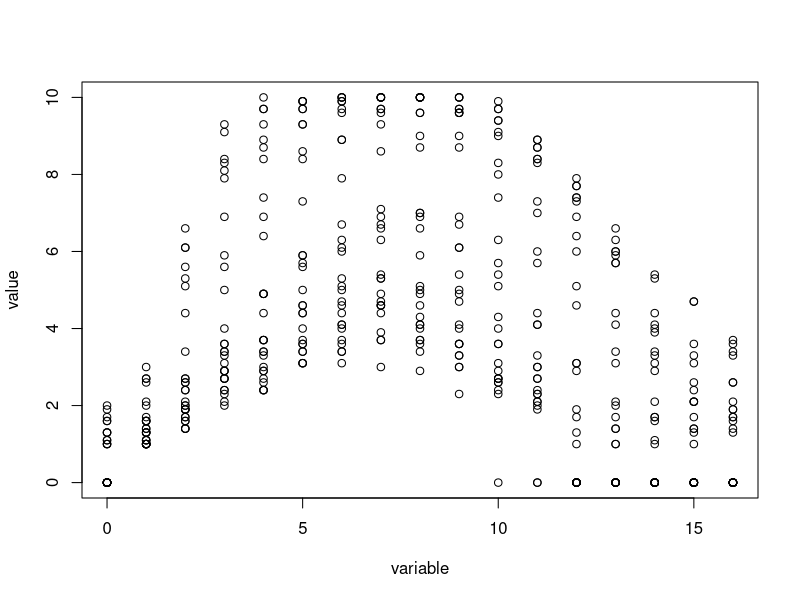
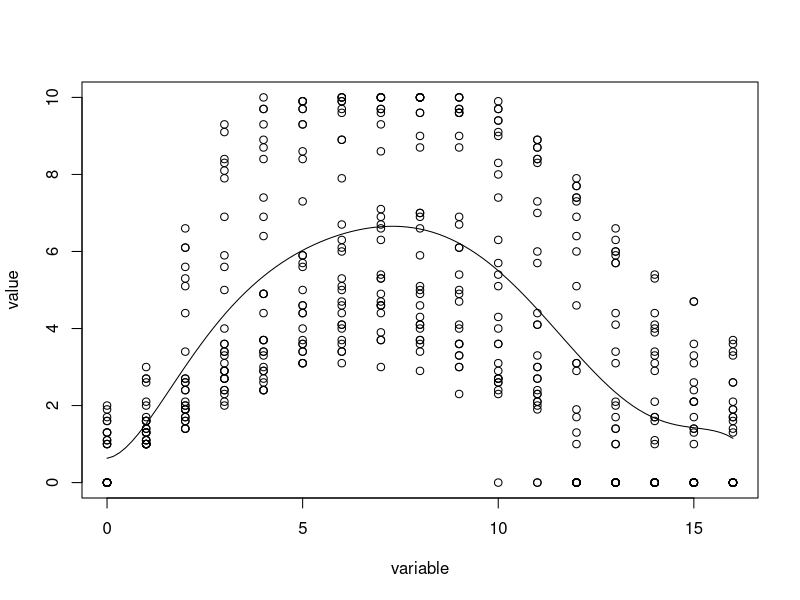

Here is the R script that generated these plots, in order:
## ---- chunk 1
# entryDF <- read.csv("https://gitlab.com/MrDahaniel/proyecto-simulacion/-/raw/main/datasets/crowdLevels.csv")
entryDF <- read.table("./datasets/crowdLevelsMagicKindom.csv", header = T)

knitr::kable(head(entryDF))
## ---- chunk 2
entryDF <- entryDF[, 2:18]

library(reshape2)
entryDF <- melt(entryDF)
entryDF$variable <- as.numeric(sub("X", "", entryDF$variable)) - 8
## ---- chunk 3
plot(entryDF)
## ---- chunk 4
lm_model <- lm(formula = value ~ poly(variable, 7, raw = TRUE), data = entryDF)
lm_model
## ---- chunk 5
model_fn <- function(x, coef) {
    y <- 0
    dg <- 0
    for (co in coef) {
        y <- y + (co * (x**dg))
        dg <- dg + 1
    }
    return(y)
}

print_model <- function(coef) {
    y <- "0"
    dg <- 0
    for (co in coef) {
        y <- paste(y, "+", co, "* (x **", dg, ")")
        dg <- dg + 1
    }
    print(y)
}
## ---- chunk 6
plot(entryDF)
curve(model_fn(x, lm_model$coefficients), from = 0, to = 16, add = TRUE)
## ---- chunk 7
print_model(lm_model$coefficients)
## ---- chunk 8
# formsDF = read.csv()
formsDF <- read.csv("./datasets/formResponses.csv")[2:10]
knitr::kable(head(formsDF))
## ---- chunk 9
preferenceDF <- formsDF[1:5]
knitr::kable(head(preferenceDF))
## ---- chunk 10
preferenceDF$PromAct <- rowMeans(preferenceDF[, c(1, 2, 4, 5)])
knitr::kable(head(preferenceDF))
## ---- chunk 11
# preferenceDF$ProbAttr <- (preferenceDF[, 3]) / (preferenceDF[, 3] + preferenceDF[, 6] * 2)
# preferenceDF$ProbAttr <- (preferenceDF[, 3]) / (sum(preferenceDF[, c(1, 2, 4, 5)]))
preferenceDF$ProbAttr <- (preferenceDF[, 3]) / (preferenceDF[, 3] + preferenceDF[, 6])
# knitr::kable(head(preferenceDF))
preferenceDF
